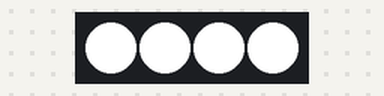
A sketch run on a simulated Arduino Leonardo, built with avr-gcc and run on an emulated ATmega32U4. Shown: 4 RGB LEDs in strip order, left to right. Dim RGB values are drawn brighter than linear; random numbers use the default seed unless the sketch sets one.

Above: at 0.1 s.
At 2.3 s:
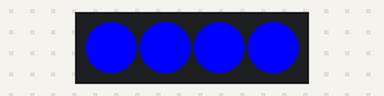
At 2.66 s:
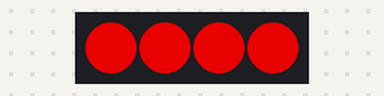
At 39.59 s:
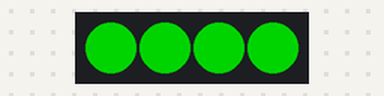
Timing chart, 0 to 40.0 s (numbered marks = the images above):
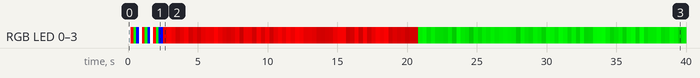

Measured:
- by itself, RGB LED 0–3: off → RGB(255, 255, 255) at 0.00 s, → RGB(255, 0, 0) 0.20 s later, → RGB(0, 255, 0) 0.20 s later, → RGB(0, 0, 255) 0.20 s later, … (135 changes in this stretch)

The sketch:

Xmas_Saber.ino
```cpp
#include "FastLED.h"
// make sure fastled is in your libraries.

/* Ports and Pins
 Direct port access is much faster than digitalWrite.
 Pin      Ardnino Port Pin    Leonardo
 13 (SCK)       PORTB   5      PORTC  7
 12 (MISO)      PORTB   4      PORTD  6
 11 (MOSI)      PORTB   3      PORTB  7
 10 (SS)        PORTB   2      PORTB  6
 9              PORTB   1      PORTB  5
 8              PORTB   0      PORTB  4
 7              PORTD   7      PORTE  6
 6              PORTD   6      PORTD  7
 5              PORTD   5      PORTC  6
 4              PORTD   4      PORTD  4
 3              PORTD   3      PORTD  0
 2              PORTD   2      PORTD  1
 1 (TX)         PORTD   1      PORTD  3
 0 (RX)         PORTD   0      PORTD  2
 A5 (Analog)    PORTC   5      PORTF  0
 A4 (Analog)    PORTC   4      PORTF  1
 A3 (Analog)    PORTC   3      PORTF  4
 A2 (Analog)    PORTC   2      PORTF  5
 A1 (Analog)    PORTC   1      PORTF  6
 A0 (Analog)    PORTC   0      PORTF  7
 */

// NEOPIXELES
// Number of RGB LEDs in Lightsaber
#define NUM_NEOPIXELS 4

// Define the array of leds
CRGB leds[NUM_NEOPIXELS];
// Arduino pin used for Data
// CHANGE THIS TO THE PIN # FOR WHATEVER YOU ARE PLUGGING IT IN TO
#define NEOPIXELPIN 6

// Switch
#define buttonpin 4
#define BUTTONPORT PORTD
#define BUTTONPIN (1<<4)

// Set pins to outputs and initial states
void setup() {
  FastLED.addLeds<NEOPIXEL, NEOPIXELPIN>(leds, NUM_NEOPIXELS);
//  pinMode(buttonpin, INPUT_PULLUP);

  for (int i = 0; i < 3;i++)
  {
    initPattern();
  }
}

// We're changing colors every little bit just because we can, you
// could get rid of this bit and just pick one set of colors below.
int colorChoice = 0;
int colorCycle = 4;

void loop() {
  colorCycle++;
  if (colorCycle > 100)
  {
    colorChoice++;
    colorCycle = 0;
    if (colorChoice > 5)
    {
      colorChoice = 0;
    }
  }

  for (byte q = 0; q < 19; q++)
  {
    // Want flicker effect.
    byte j = random(100,255);

    // If statements are just because we want to change colors, you could just
    // hard code your r, g & b to whatever.
    // Also this flickers, so you could just set them and be done at the
    // end of setup if you just want a single solid color.
    // 0 & 3 are red
    // 1 & 4 are green
    // 2 is blue
    // 5 is cyan (I couldn't pick shades of blue)
    if (colorChoice == 0 || colorChoice == 3)
      leds[0].r = leds[1].r = leds[2].r = leds[3].r = j;
    else
      leds[0].r = leds[1].r = leds[2].r = leds[3].r = 0;
    if (colorChoice == 1 || colorChoice == 4 || colorChoice == 5)
      leds[0].g = leds[1].g = leds[2].g = leds[3].g = j;
    else
      leds[0].g = leds[1].g = leds[2].g = leds[3].g = 0;
    if (colorChoice == 2 || colorChoice == 5)
      leds[0].b = leds[1].b = leds[2].b = leds[3].b = j;
    else
      leds[0].b = leds[1].b = leds[2].b = leds[3].b = 0;

    FastLED.show();
    // Doing this 19x + show is hopefully ~200ms
    delay(random(5,15));
  }
}

void initPattern()
{
  leds[0].r = leds[1].r = leds[2].r = leds[3].r = 255;
  leds[0].g = leds[1].g = leds[2].g = leds[3].g = 255;
  leds[0].b = leds[1].b = leds[2].b = leds[3].b = 255;
  FastLED.show();
  delay(200);
  leds[0].r = leds[1].r = leds[2].r = leds[3].r = 255;
  leds[0].g = leds[1].g = leds[2].g = leds[3].g = 0;
  leds[0].b = leds[1].b = leds[2].b = leds[3].b = 0;
  FastLED.show();
  delay(200);
  leds[0].r = leds[1].r = leds[2].r = leds[3].r = 0;
  leds[0].g = leds[1].g = leds[2].g = leds[3].g = 255;
  leds[0].b = leds[1].b = leds[2].b = leds[3].b = 0;
  FastLED.show();
  delay(200);
  leds[0].r = leds[1].r = leds[2].r = leds[3].r = 0;
  leds[0].g = leds[1].g = leds[2].g = leds[3].g = 0;
  leds[0].b = leds[1].b = leds[2].b = leds[3].b = 255;
  FastLED.show();
  delay(200);

  // All off for an instant
  leds[0].r = leds[1].r = leds[2].r = leds[3].r = 0;
  leds[0].g = leds[1].g = leds[2].g = leds[3].g = 0;
  leds[0].b = leds[1].b = leds[2].b = leds[3].b = 0;
  FastLED.show();
}
```
